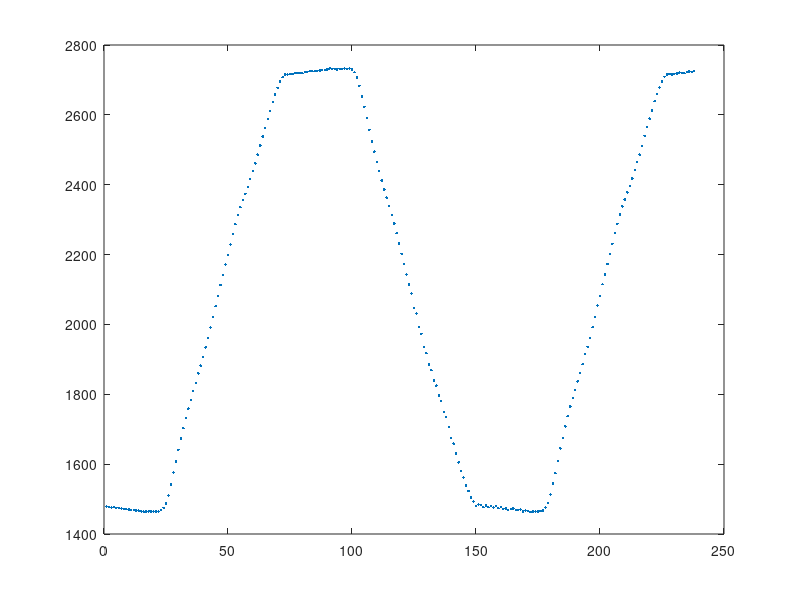

Write the MATLAB code that produced this figure.
close all;
clear all;
clc;
# https://tomeko.net/online_tools/hex_to_file.php?lang=en
fid = fopen('myfile.dat','r');
val = fread(fid);

data0 = val(17:length(val));
data = 1:1:(length(data0)/2);
for i = 1:1:length(data)
  data(i) = data0(2*i-1) + data0(2*i)*256;    
  if(data(i)==(256*256-1)) 
    data(i) = 0;
  endif  
endfor

V = 1:1:(length(data)/5);
ref = 1:1:(length(data)/5);
C = 1:1:(length(data)/5);
Z = 1:1:(length(data)/5);
G = 1:1:(length(data)/5);

for i = 1:1:(length(data)/5)
   V(i) = data(i*5-4);
   ref(i) = data(i*5-3);
   C(i) = data(i*5-2);
   Z(i) = data(i*5-1);
   G(i) = data(i*5);
endfor

figure(1);
plot(V,'.');

fclose(fid);
